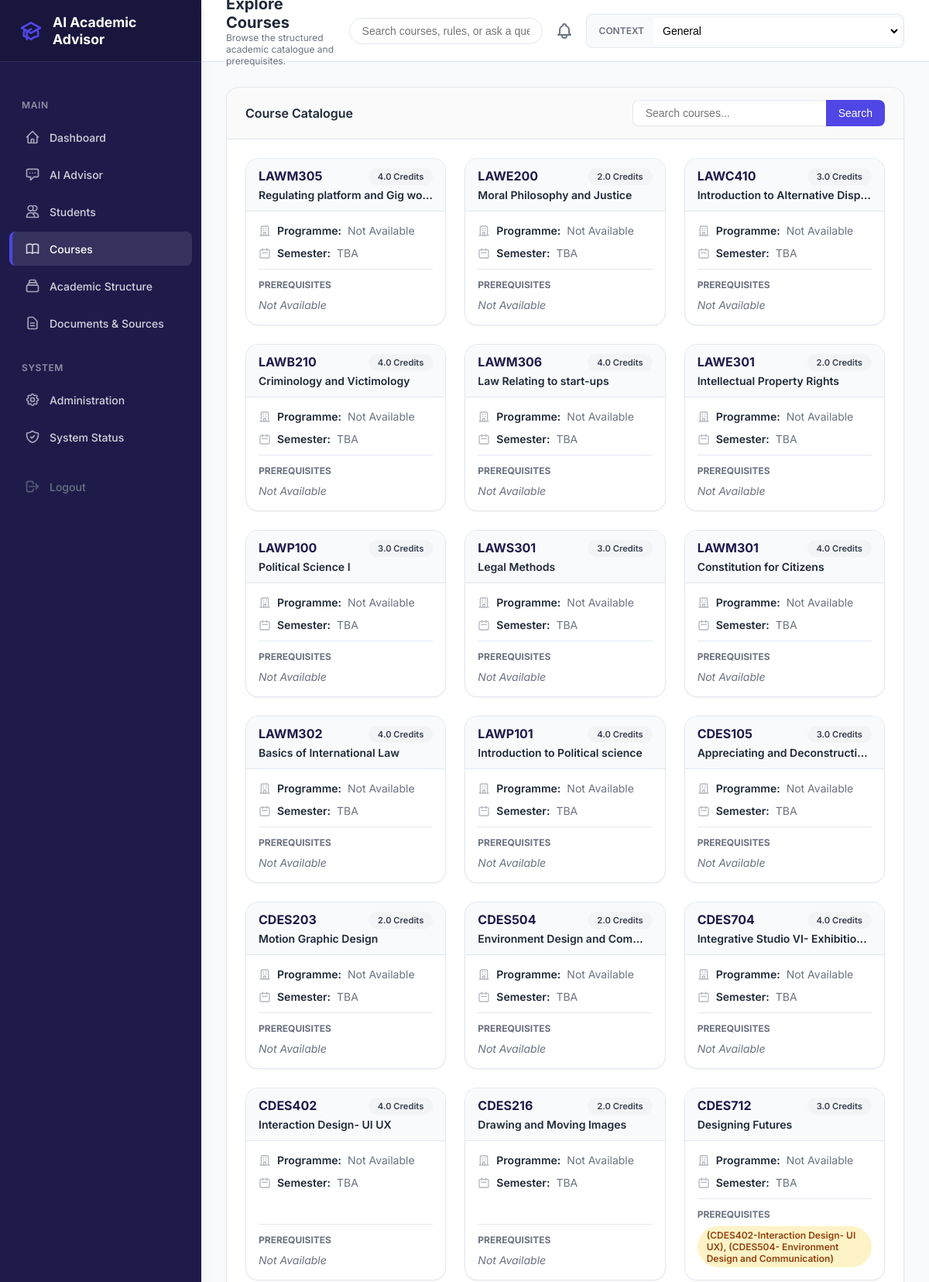
Page /courses/ (upper part) on the committed database.
### apps/academics/models.py (models this page shows, shortened)
class Course(models.Model):
    course_code = models.CharField(max_length=50, unique=True)
    title = models.CharField(max_length=255)
    credits = models.FloatField(null=True, blank=True)
    description = models.TextField(null=True, blank=True)
    bucket = models.CharField(max_length=100, null=True, blank=True)
    programme_applicability = models.CharField(max_length=255, null=True, blank=True)
    source_metadata = models.JSONField(null=True, blank=True, help_text="Metadata about source provenance")

class Prerequisite(models.Model):
    course = models.ForeignKey(Course, on_delete=models.CASCADE, related_name='prerequisites')
    prerequisite_condition = models.CharField(max_length=255)
    condition_type = models.CharField(max_length=50, null=True, blank=True)
    uncertainty_source_metadata = models.JSONField(null=True, blank=True)

### apps/academics/views.py (the view)
# urls.py: path('', views.courses_explore, name='courses_explore'),
def courses_explore(request):
    synthetic_students = Student.objects.all()
    courses = Course.objects.all().prefetch_related('prerequisites')
    query = request.GET.get('q', '')
    if query:
        courses = courses.filter(title__icontains=query) | courses.filter(course_code__icontains=query)
    context = {
        'courses': courses,
        'synthetic_students': synthetic_students,
        'search_query': query,
    }
    return render(request, 'academics/courses.html', context)

### templates/academics/courses.html (shortened to what this page needs)
{% extends "base.html" %}
{% block header_subtitle %}Browse the structured academic catalogue and prerequisites.{% endblock %}
{% block content %}
<div class="card">
    <div class="card-header" style="display: flex; justify-content: space-between; align-items: center; background: rgba(0,0,0,0.02);">
        <span>Course Catalogue</span>
        <form method="GET" style="display: flex;">
            <input type="text" name="q" value="{{ search_query }}" placeholder="Search courses..." style="padding: var(--space-2) var(--space-4); border: 1px solid var(--color-border); border-right: none; border-radius: var(--radius-md) 0 0 var(--radius-md); font-size: 0.875rem; width: 250px; outline: none;">
            <button type="submit" class="btn btn-primary" style="border-radius: 0 var(--radius-md) var(--radius-md) 0;">Search</button>
        </form>
    </div>
    <div class="card-body">
        {% if courses %}
            <div class="grid-cols-3">
                {% for course in courses %}
                <a href="{% url 'course_detail' course_code=course.course_code %}{% if request.GET.student_id %}?student_id={{ request.GET.student_id }}{% endif %}" class="card" style="text-decoration: none; color: inherit; transition: all 0.2s; display: flex; flex-direction: column; height: 100%;">
                    <div style="background: var(--color-bg); padding: var(--space-3) var(--space-4); border-bottom: 1px solid var(--color-border);">
                        <div style="display: flex; justify-content: space-between; align-items: flex-start; margin-bottom: var(--space-1);">
                            <span style="font-weight: 700; color: var(--color-primary);">{{ course.course_code }}</span>
                            <span class="badge badge-neutral" style="font-size: 0.7rem;">{{ course.credits|default:"TBA" }} Credits</span>
                        </div>
                        <h3 style="font-size: 0.875rem; font-weight: 600; color: var(--color-text-main); white-space: nowrap; overflow: hidden; text-overflow: ellipsis;" title="{{ course.title }}">{{ course.title }}</h3>
                    </div>
                    <div style="padding: var(--space-4); flex-grow: 1; display: flex; flex-direction: column; gap: var(--space-3);">
                        <div style="display: flex; align-items: center; gap: var(--space-2); font-size: 0.875rem; color: var(--color-text-muted);">
                            <span style="font-weight: 600; color: var(--color-text-main);">Programme:</span> {{ course.programme|default:"Not Available" }}
                        </div>
                        <div style="display: flex; align-items: center; gap: var(--space-2); font-size: 0.875rem; color: var(--color-text-muted);">
                            <svg style="width: 16px; height: 16px; opacity: 0.5;" fill="none" viewBox="0 0 24 24" stroke="currentColor"><path stroke-linecap="round" stroke-linejoin="round" stroke-width="2" d="M8 7V3m8 4V3m-9 8h10M5 21h14a2 2 0 002-2V7a2 2 0 00-2-2H5a2 2 0 00-2 2v12a2 2 0 002 2z"></path></svg>
                            <span style="font-weight: 600; color: var(--color-text-main);">Semester:</span> {{ course.semester|default:"TBA" }}
                        </div>
                        <div style="margin-top: auto; padding-top: var(--space-3); border-top: 1px solid var(--color-border);">
                            <span style="display: block; font-size: 0.75rem; font-weight: 700; text-transform: uppercase; color: var(--color-text-muted); margin-bottom: var(--space-2);">Prerequisites</span>
                            {% if course.prerequisites.all %}
                                <div style="display: flex; flex-wrap: wrap; gap: var(--space-1);">
                                    {% for prereq in course.prerequisites.all %}
                                        {% if prereq.prerequisite_condition|lower == 'none' %}
                                            <span style="font-size: 0.875rem; color: var(--color-text-muted); font-style: italic;">None required</span>
                                        {% elif prereq.prerequisite_condition|lower == 'tba' %}
                                            <span style="font-size: 0.875rem; color: var(--color-text-muted); font-style: italic;">TBA</span>
                                        {% elif prereq.prerequisite_condition|lower == 'tbd' %}
                                            <span style="font-size: 0.875rem; color: var(--color-text-muted); font-style: italic;">TBD</span>
                                        {% elif prereq.prerequisite_condition %}
                                            <span class="badge badge-warning" style="font-size: 0.75rem;">{{ prereq.prerequisite_condition }}</span>
                                        {% else %}
                                            <span style="font-size: 0.875rem; color: var(--color-text-muted); font-style: italic;">Not Available</span>
                                        {% endif %}
                                    {% endfor %}
                                </div>
                            {% else %}
                                <span style="font-size: 0.875rem; color: var(--color-text-muted); font-style: italic;">Not Available</span>
                            {% endif %}
                        </div>
                    </div>
                </a>
                {% endfor %}
            </div>
        {% endif %}
    </div>
</div>
{% endblock %}

### static/css/styles.css (style rules this page uses)
:root { --color-primary: #1e1b4b; --color-primary-light: #312e81; --color-accent: #4f46e5; --color-accent-hover: #6366f1; --color-bg: #f8fafc; --color-surface: #ffffff; --color-text-main: #1f2937; --color-text-muted: #6b7280; --color-border: #e2e8f0; --color-success: #10b981; --color-warning: #f59e0b; --color-danger: #ef4444; --space-1: 0.25rem; --space-2: 0.5rem; --space-3: 0.75rem; --space-4: 1rem; --space-6: 1.5rem; --space-8: 2rem; --radius-sm: 0.25rem; --radius-md: 0.5rem; --radius-lg: 1rem; --shadow-sm: 0 1px 2px 0 rgba(0, 0, 0, 0.05); --shadow-md: 0 4px 6px -1px rgba(0, 0, 0, 0.1), 0 2px 4px -1px rgba(0, 0, 0, 0.06); --shadow-lg: 0 10px 15px -3px rgba(0, 0, 0, 0.1), 0 4px 6px -2px rgba(0, 0, 0, 0.05); }
* { box-sizing: border-box; margin: 0; padding: 0; }
body { font-family: 'Inter', sans-serif; background-color: var(--color-bg); color: var(--color-text-main); display: flex; height: 100vh; overflow: hidden; }
.card { background: var(--color-surface); border-radius: var(--radius-lg); border: 1px solid var(--color-border); box-shadow: var(--shadow-sm); overflow: hidden; }
.card-header { padding: var(--space-4) var(--space-6); border-bottom: 1px solid var(--color-border); font-weight: 600; font-size: 1rem; }
.card-body { padding: var(--space-6); }
.grid-cols-3 { display: grid; grid-template-columns: repeat(3, 1fr); gap: var(--space-6); }
.badge { display: inline-block; padding: 0.25rem 0.75rem; border-radius: 9999px; font-size: 0.75rem; font-weight: 600; }
.badge-warning { background: #fef3c7; color: #92400e; }
.badge-neutral { background: #f3f4f6; color: #374151; }
.btn { display: inline-flex; align-items: center; justify-content: center; padding: var(--space-2) var(--space-4); border-radius: var(--radius-md); font-weight: 500; font-size: 0.875rem; cursor: pointer; border: none; transition: background 0.2s; text-decoration: none; }
.btn-primary { background: var(--color-accent); color: white; }

### rows in the picture
Course: course_code "LAWM305", credits "4.0", title "Regulating platform and Gig wo…", programme "Not Available", semester "TBA"
Course: course_code "LAWE200", credits "2.0", title "Moral Philosophy and Justice", programme "Not Available", semester "TBA"
Course: course_code "LAWC410", credits "3.0", title "Introduction to Alternative Disp…", programme "Not Available", semester "TBA"
Course: course_code "LAWB210", credits "4.0", title "Criminology and Victimology", programme "Not Available", semester "TBA"
Course: course_code "LAWM306", credits "4.0", title "Law Relating to start-ups", programme "Not Available", semester "TBA"
Course: course_code "LAWE301", credits "2.0", title "Intellectual Property Rights", programme "Not Available", semester "TBA"
Course: course_code "LAWP100", credits "3.0", title "Political Science I", programme "Not Available", semester "TBA"
Course: course_code "LAWS301", credits "3.0", title "Legal Methods", programme "Not Available", semester "TBA"
Course: course_code "LAWM301", credits "4.0", title "Constitution for Citizens", programme "Not Available", semester "TBA"
Course: course_code "LAWM302", credits "4.0", title "Basics of International Law", programme "Not Available", semester "TBA"
Course: course_code "LAWP101", credits "4.0", title "Introduction to Political science", programme "Not Available", semester "TBA"
Course: course_code "CDES105", credits "3.0", title "Appreciating and Deconstructi…", programme "Not Available", semester "TBA"
Course: course_code "CDES203", credits "2.0", title "Motion Graphic Design", programme "Not Available", semester "TBA"
Course: course_code "CDES504", credits "2.0", title "Environment Design and Com…", programme "Not Available", semester "TBA"
Course: course_code "CDES704", credits "4.0", title "Integrative Studio VI- Exhibitio…", programme "Not Available", semester "TBA"
Course: course_code "CDES402", credits "4.0", title "Interaction Design- UI UX", programme "Not Available", semester "TBA"
Course: course_code "CDES216", credits "2.0", title "Drawing and Moving Images", programme "Not Available", semester "TBA"
Course: course_code "CDES712", credits "3.0", title "Designing Futures", programme "Not Available", semester "TBA"
Prerequisite: prerequisite_condition "(CDES402-Interaction Design- UI UX), (CDES504- Environment Design and Communication)"
